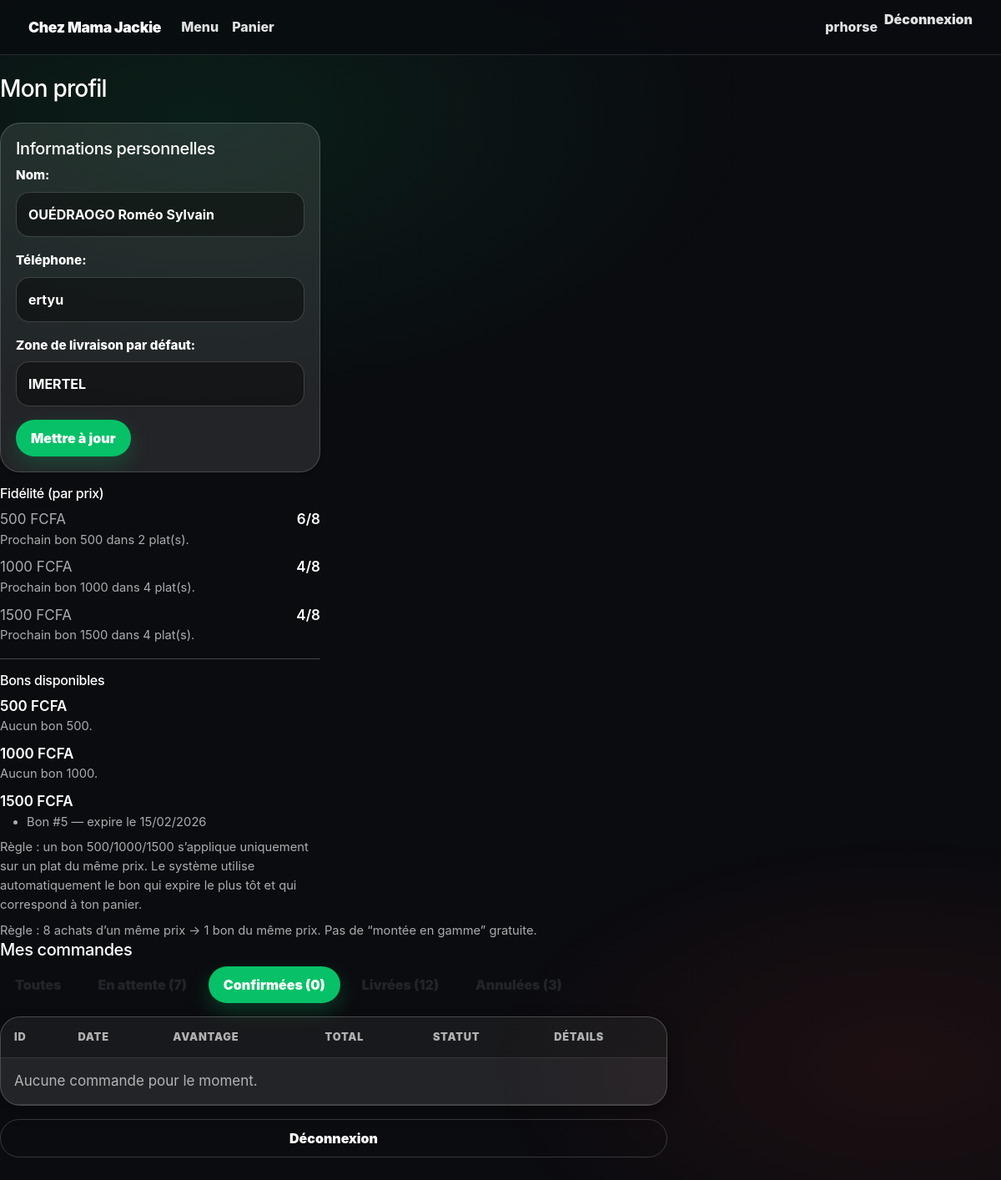
The page /comptes/profile/?status=confirmed (signed in) on the database as committed earlier.
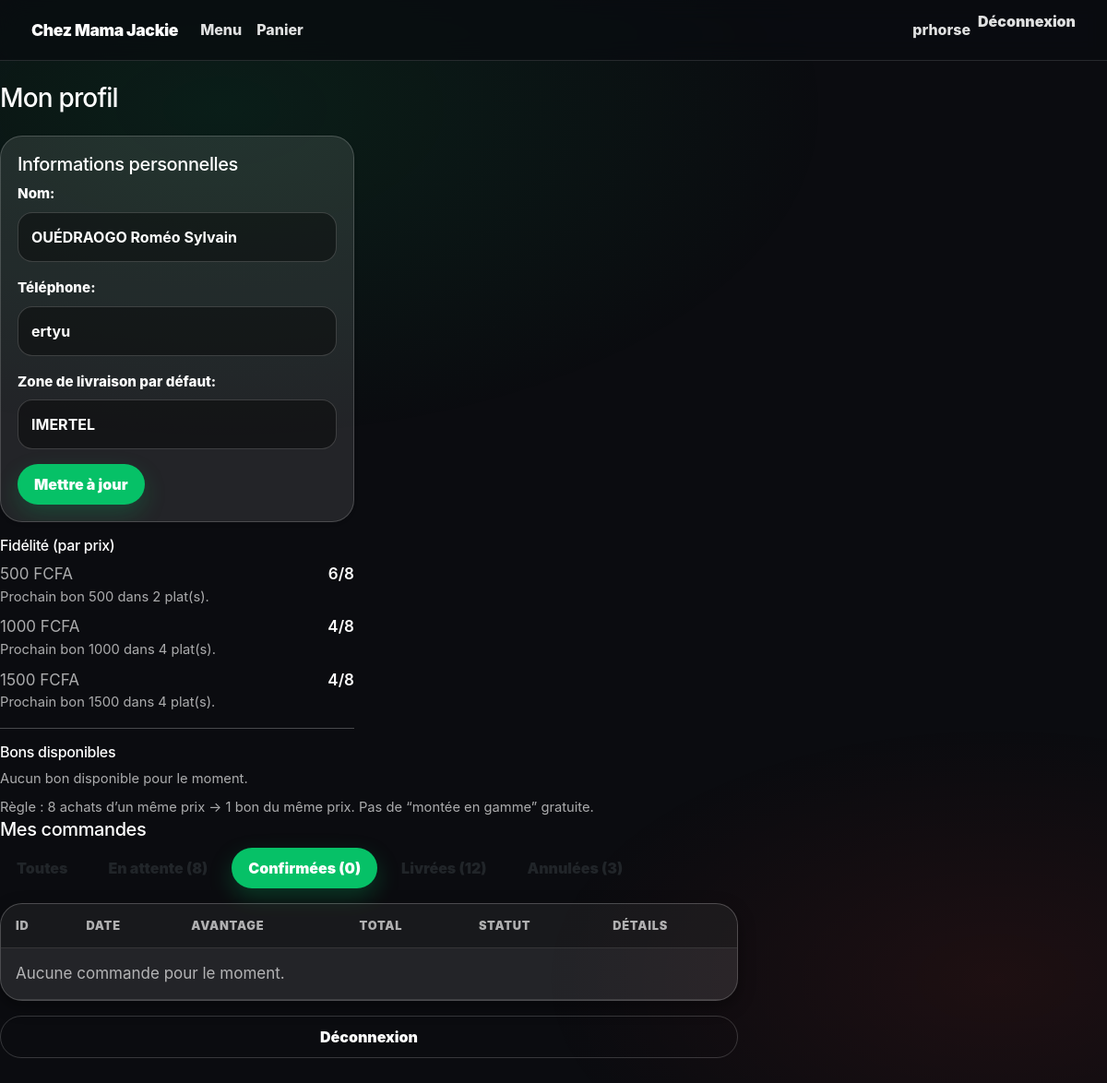
The same page on the database as committed later.
### marketing/models.py (models this page shows)
class FreeItemVoucher(models.Model):
    class Status(models.TextChoices):
        AVAILABLE = "AVAILABLE", "Available"
        USED = "USED", "Used"
        EXPIRED = "EXPIRED", "Expired"
    user = models.ForeignKey(User, on_delete=models.CASCADE, related_name="free_vouchers")
    tier_value = models.PositiveIntegerField(default=500) #stamps=f()
    expires_at = models.DateTimeField()
    status = models.CharField(max_length=12, choices=Status.choices, default=Status.AVAILABLE)
    used_order = models.ForeignKey(
        "orders.Order", on_delete=models.SET_NULL,
        null=True, blank=True, related_name="used_vouchers"
    )
    created_at = models.DateTimeField(auto_now_add=True)
    class Meta:
        indexes = [models.Index(fields=["user", "status", "expires_at"])]

### comptes/views.py (the view)
# urls.py: path('profile/', views.profile, name='profile'),
@login_required
def profile(request):
    profile_obj, _ = UserProfile.objects.get_or_create(user=request.user)
    if request.method == "POST":
        form = ProfileForm(request.POST, instance=profile_obj)
        if form.is_valid():
            form.save()
    else:
        form = ProfileForm(instance=profile_obj)
    loyalty, _ = LoyaltyAccount.objects.get_or_create(user=request.user)
    available_vouchers = (
        FreeItemVoucher.objects
        .filter(user=request.user, status=FreeItemVoucher.Status.AVAILABLE, expires_at__gt=timezone.now())
        .order_by("expires_at")
    )
    v500 = available_vouchers.filter(tier_value=500)
    v1000 = available_vouchers.filter(tier_value=1000)
    v1500 = available_vouchers.filter(tier_value=1500)
    free_vouchers = FreeItemVoucher.objects.filter(
        user=request.user,
        status=FreeItemVoucher.Status.AVAILABLE
    ).count()
    status = request.GET.get("status", "all")
    qs = (Order.objects
      .filter(user=request.user)
      .prefetch_related("items", "used_vouchers")  # used_vouchers = related_name dans FreeItemVoucher.used_order
      .order_by("-created_at"))
    if status != "all":
        qs = qs.filter(status=status)
    status_counts = (
        Order.objects.filter(user=request.user)
        .values("status")
        .annotate(n=Count("id"))
    )
    counts_map = {x["status"]: x["n"] for x in status_counts}
    counts = {
        "pending": counts_map.get("pending", 0),
        "confirmed": counts_map.get("confirmed", 0),
        "delivered": counts_map.get("delivered", 0),
        "canceled": counts_map.get("canceled", 0),
    }
    def need_to_next(n: int) -> int:
        r = n % 8
        return 0 if r == 0 else (8 - r)
    next_500 = need_to_next(loyalty.count_500)
    next_1000 = need_to_next(loyalty.count_1000)
    next_1500 = need_to_next(loyalty.count_1500)
    return render(request, "registration/profile.html", {
        "form": form,
        "profile": profile_obj,
        "orders": qs,
        "status": status,
        "counts": counts,
        "c500": loyalty.count_500,
        "c1000": loyalty.count_1000,
        "c1500": loyalty.count_1500,
        "next_500": next_500,
        "next_1000": next_1000,
        "next_1500": next_1500,
        "v500": v500,
        "v1000": v1000,
        "v1500": v1500,
        "vouchers_available": available_vouchers,
        "free_vouchers": free_vouchers,
    })

### comptes/forms.py
class ProfileForm(forms.ModelForm):
    address = forms.ChoiceField(
        label="Zone de livraison par défaut",
        choices=ADDRESS_CHOICES,
        required=False,
        widget=forms.Select(attrs={"class": "form-select"})
    )
    class Meta:
        model = UserProfile
        fields = ["full_name", "phone", "address"]
        labels = {"full_name": "Nom", "phone": "Téléphone"}
        widgets = {
            "full_name": forms.TextInput(attrs={"class": "form-control"}),
            "phone": forms.TextInput(attrs={"class": "form-control"}),
        }

### orders/cart.py (called while the page is built)
    def __len__(self):
        return sum(int(item.get("quantity", 0)) for item in self.cart.values())

### orders/context_processors.py (called while the page is built)
def cart(request):
    return {"cart": Cart(request)}

### comptes/templates/registration/profile.html (shortened to what the changed rows need)
{% extends "base.html" %}
{% block content %}
<h1 class="h3 mb-4">Mon profil</h1>
<div class="row g-4">
  <div class="col-lg-4">
    <div class="card card-body shadow-sm mb-3">
      <h2 class="h5">Informations personnelles</h2>
      <form method="post">
      </form>
    </div>
    <h2 class="h6 mb-2">Fidélité (par prix)</h2>
      <div class="d-flex justify-content-between">
        <span class="text-muted">500 FCFA</span>
        <span class="fw-semibold">{{ c500|default:0 }}/8</span>
      </div>
      {% if next_500 > 0 %}
        <div class="text-muted small mb-2">Prochain bon 500 dans {{ next_500 }} plat(s).</div>
      {% else %}
        <div class="text-muted small mb-2">Bon 500 prêt (à la prochaine livraison si génération activée).</div>
      {% endif %}
      <div class="d-flex justify-content-between">
        <span class="text-muted">1000 FCFA</span>
        <span class="fw-semibold">{{ c1000|default:0 }}/8</span>
      </div>
      {% if next_1000 > 0 %}
        <div class="text-muted small mb-2">Prochain bon 1000 dans {{ next_1000 }} plat(s).</div>
      {% else %}
        <div class="text-muted small mb-2">Bon 1000 prêt (à la prochaine livraison si génération activée).</div>
      {% endif %}
      <div class="d-flex justify-content-between">
        <span class="text-muted">1500 FCFA</span>
        <span class="fw-semibold">{{ c1500|default:0 }}/8</span>
      </div>
      {% if next_1500 > 0 %}
        <div class="text-muted small mb-2">Prochain bon 1500 dans {{ next_1500 }} plat(s).</div>
      {% else %}
        <div class="text-muted small mb-2">Bon 1500 prêt (à la prochaine livraison si génération activée).</div>
      {% endif %}
        <hr class="my-3">
        <h3 class="h6 mb-2">Bons disponibles</h3>
        {% if vouchers_available and vouchers_available|length > 0 %}
          <div class="mb-2">
            <div class="fw-semibold">500 FCFA</div>
            {% if v500|length > 0 %}
              <ul class="small mb-2">
                {% for v in v500 %}
                  <li>
                    Bon #{{ v.id }} — expire le {{ v.expires_at|date:"d/m/Y" }}
                  </li>
                {% endfor %}
              </ul>
            {% else %}
              <div class="text-muted small mb-2">Aucun bon 500.</div>
            {% endif %}
            <div class="fw-semibold">1000 FCFA</div>
            {% if v1000|length > 0 %}
              <ul class="small mb-2">
                {% for v in v1000 %}
                  <li>
                    Bon #{{ v.id }} — expire le {{ v.expires_at|date:"d/m/Y" }}
                  </li>
                {% endfor %}
              </ul>
            {% else %}
              <div class="text-muted small mb-2">Aucun bon 1000.</div>
            {% endif %}
            <div class="fw-semibold">1500 FCFA</div>
            {% if v1500|length > 0 %}
              <ul class="small mb-0">
                {% for v in v1500 %}
                  <li>
                    Bon #{{ v.id }} — expire le {{ v.expires_at|date:"d/m/Y" }}
                  </li>
                {% endfor %}
              </ul>
            {% else %}
              <div class="text-muted small">Aucun bon 1500.</div>
            {% endif %}
          </div>
          <div class="text-muted small">
            Règle : un bon 500/1000/1500 s’applique uniquement sur un plat du même prix.
            Le système utilise automatiquement le bon qui expire le plus tôt et qui correspond à ton panier.
          </div>
        {% else %}
          <div class="text-muted small">
            Aucun bon disponible pour le moment.
          </div>
        {% endif %}
      </div>
  </div>
  <div class="col-lg-8">
    <div class="d-flex justify-content-between align-items-center mb-2">
      <h2 class="h5 mb-0">Mes commandes</h2>
    </div>
    <div class="d-flex flex-wrap gap-2 mb-3">
      <a class="btn btn-sm {% if status == 'all' %}btn-dark{% else %}btn-outline-dark{% endif %}"
         href="?status=all">
        Toutes
      </a>
      <a class="btn btn-sm {% if status == 'pending' %}btn-dark{% else %}btn-outline-dark{% endif %}"
         href="?status=pending">
        En attente ({{ counts.pending }})
      </a>
      <a class="btn btn-sm {% if status == 'confirmed' %}btn-dark{% else %}btn-outline-dark{% endif %}"
         href="?status=confirmed">
        Confirmées ({{ counts.confirmed }})
      </a>
      <a class="btn btn-sm {% if status == 'delivered' %}btn-dark{% else %}btn-outline-dark{% endif %}"
         href="?status=delivered">
        Livrées ({{ counts.delivered }})
      </a>
      <a class="btn btn-sm {% if status == 'canceled' %}btn-dark{% else %}btn-outline-dark{% endif %}"
         href="?status=canceled">
        Annulées ({{ counts.canceled }})
      </a>
    </div>
    <div class="card table-card">
      <div class="table-responsive">
        <table class="table table-sm align-middle mb-0 table-darklike">
          <thead>
            <tr>
              <th>ID</th>
              <th>Date</th>
              <th>Avantage</th>
              <th>Total</th>
              <th>Statut</th>
              <th>Détails</th>
            </tr>
          </thead>
        </table>
      </div>
    </div>
  </div>
{% endblock %}

Rows that differ between the two databases and show on the page:
no longer on this page (row edited): FreeItemVoucher: id "5", expires_at "15/02/2026"
Other text that changed with them:
{{ counts.pending }}: "7" → "8"
text no longer shown: "500 FCFA Aucun bon 500. 1000 FCFA Aucun bon 1000. 1500 FCFA Règle : un bon 500/1000/1500 s’applique uniquement sur un plat du même prix. Le système utilise automatiquement le bon qui expire le plus tôt et qui correspond à ton panier."
text now shown: "Aucun bon disponible pour le moment."
